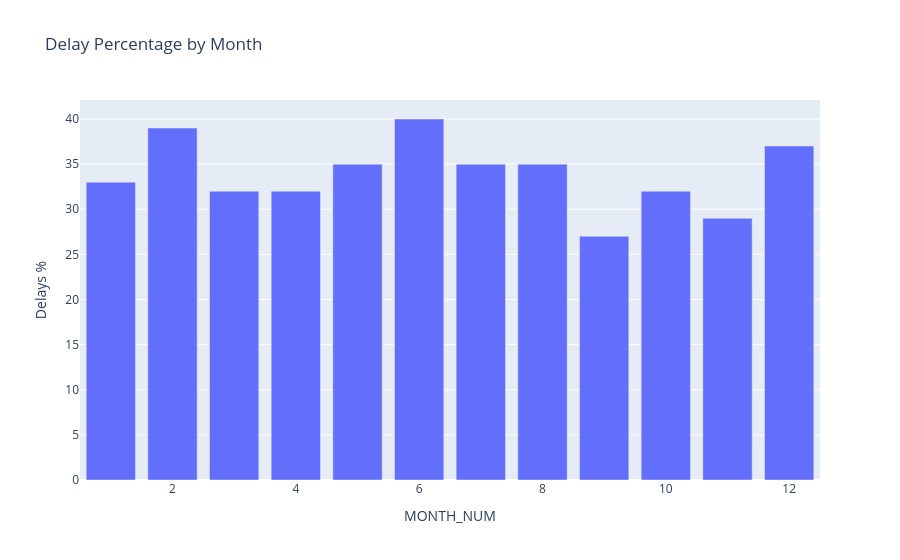

Here is the notebook cell this chart was saved with:
### Code cell
fig = px.bar(
    month,
    x='MONTH_NUM',
    y='Delays %',
    title='Delay Percentage by Month'
)

fig.show()

### Figure 1 — Plotly figure (JSON) as saved in the notebook; plotly's stock layout.template omitted (floating-point values rounded to 4 significant figures)
{"data": [{"hovertemplate": "MONTH_NUM=%{x}<br>Delays %=%{y}<extra></extra>", "legendgroup": "", "marker": {"color": "#636efa", "pattern": {"shape": ""}}, "name": "", "orientation": "v", "showlegend": false, "textposition": "auto", "type": "bar", "x": [1, 2, 3, 4, 5, 6, 7, 8, 9, 10, 11, 12], "xaxis": "x", "y": [33.0, 39.0, 32.0, 32.0, 35.0, 40.0, 35.0, 35.0, 27.0, 32.0, 29.0, 37.0], "yaxis": "y"}], "layout": {"barmode": "relative", "legend": {"tracegroupgap": 0}, "title": {"text": "Delay Percentage by Month"}, "xaxis": {"anchor": "y", "domain": [0, 1], "title": {"text": "MONTH_NUM"}}, "yaxis": {"anchor": "x", "domain": [0, 1], "title": {"text": "Delays %"}}}}
